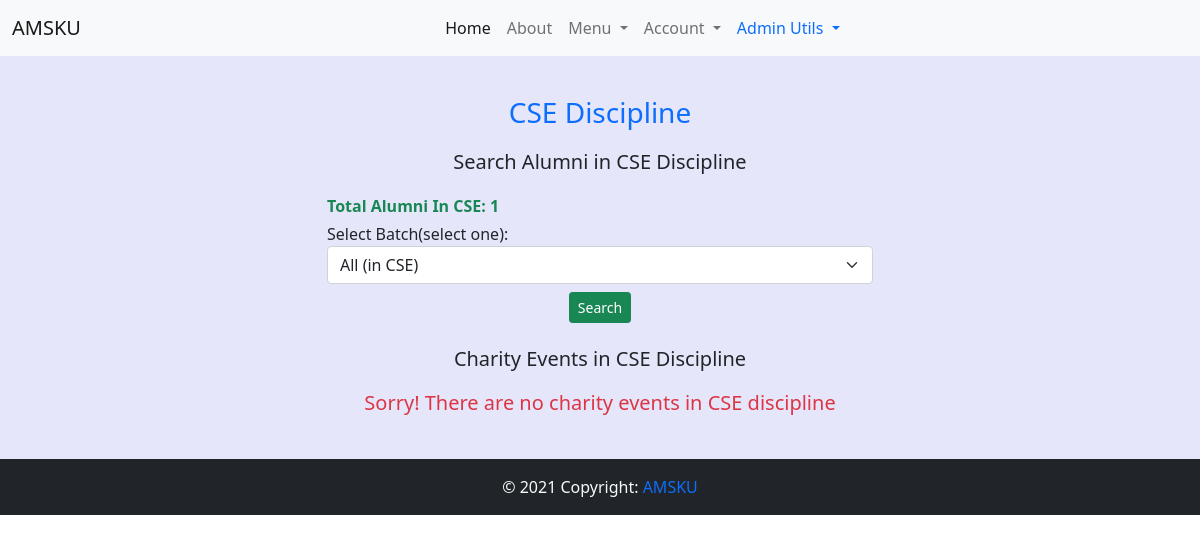
The page /discipline/ (signed in) on the database as committed earlier.
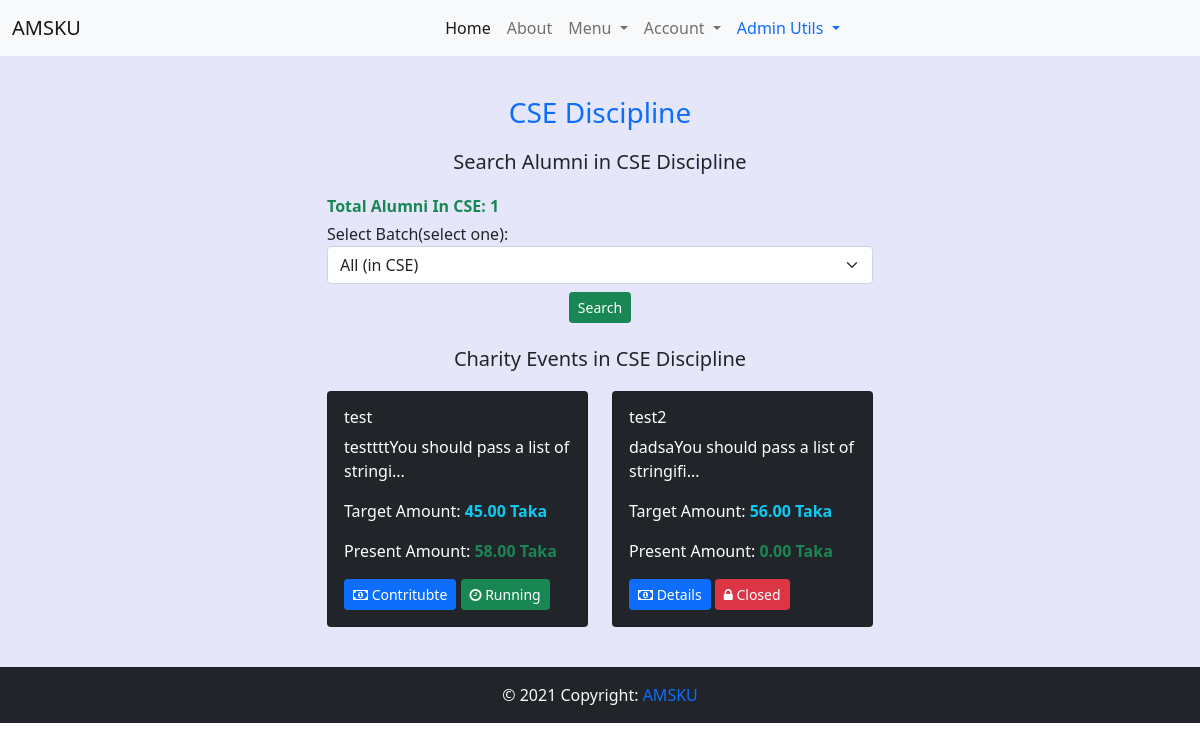
The same page on the database as committed later.
### home/models.py (models this page shows, shortened)
class Alumni_Profile(models.Model):
    discipline_list = ['Architecture','CSE','ECE','Math','URP','Physics','Chemistry','Stat','Pharmacy','BGE','FWT','FMRT','Agrotechnology','ES','SWE','BAD','HRM','DP','PM','DS','History','English','Bangla','IER','Sculpture','Econ','Sociology','MCJ','Law']
    Discipline_Choices = []
    for x in discipline_list:
        Discipline_Choices.append((x,x))
    Id_Choices = []
    for x in range(1,51):
        Id_Choices.append((str(x),str(x)))
    Batch_Choices = []
    for x in range(1991,2019):
        Batch_Choices.append((str(x),str(x)))
    job_list=['Agriculture','Architecture and Construction','Business Management and Administration','Education','Finance','Food','Government and Public Administration','Health Science','Human Services','Law, Public Safety, Corrections and Security','Manufacturing','Marketing, Sales and Service','Natural Resources','Science, Technology and Engineering','Other']
    Job_Choices = []
    for x in job_list:
        Job_Choices.append((x,x))
    country_list = ["Afghanistan","Albania","Algeria","Andorra","Angola","Anguilla","Antigua &amp; Barbuda","Argentina","Armenia","Aruba","Australia","Austria","Azerbaijan","Bahamas","Bahrain","Bangladesh","Barbados","Belarus","Belgium","Belize","Benin","Bermuda","Bhutan","Bolivia","Bosnia &amp; Herzegovina","Botswana","Brazil","British Virgin Islands","Brunei","Bulgaria","Burkina Faso","Burundi","Cambodia","Cameroon","Cape Verde","Cayman Islands","Chad","Chile","China","Colombia","Congo","Cook Islands","Costa Rica","Cote D Ivoire","Croatia","Cruise Ship","Cuba","Cyprus","Czech Republic","Denmark","Djibouti","Dominica","Dominican Republic","Ecuador","Egypt","El Salvador","Equatorial Guinea","Estonia","Ethiopia","Falkland Islands","Faroe Islands","Fiji","Finland","France","French Polynesia","French West Indies","Gabon","Gambia","Georgia","Germany","Ghana","Gibraltar","Greece","Greenland","Grenada","Guam","Guatemala","Guernsey","Guinea","Guinea Bissau","Guyana","Haiti","Honduras","Hong Kong","Hungary","Iceland","India","Indonesia","Iran","Iraq","Ireland","Isle of Man","Israel","Italy","Jamaica","Japan","Jersey","Jordan","Kazakhstan","Kenya","Kuwait","Kyrgyz Republic","Laos","Latvia","Lebanon","Lesotho","Liberia","Libya","Liechtenstein","Lithuania","Luxembourg","Macau","Macedonia","Madagascar","Malawi","Malaysia","Maldives","Mali","Malta","Mauritania","Mauritius","Mexico","Moldova","Monaco","Mongolia","Montenegro","Montserrat","Morocco","Mozambique","Namibia","Nepal","Netherlands","Netherlands Antilles","New Caledonia","New Zealand","Nicaragua","Niger","Nigeria","Norway","Oman","Pakistan","Palestine","Panama","Papua New Guinea","Paraguay","Peru","Philippines","Poland","Portugal","Puerto Rico","Qatar","Reunion","Romania","Russia","Rwanda","Saint Pierre &amp; Miquelon","Samoa","San Marino","Satellite","Saudi Arabia","Senegal","Serbia","Seychelles","Sierra Leone","Singapore","Slovakia","Slovenia","South Africa","South Korea","Spain","Sri Lanka","St Kitts &amp; Nevis","St Lucia","St Vincent","St. Lucia","Sudan","Suriname","Swaziland","Sweden","Switzerland","Syria","Taiwan","Tajikistan","Tanzania","Thailand","Timor L'Este","Togo","Tonga","Trinidad &amp; Tobago","Tunisia","Turkey","Turkmenistan","Turks &amp; Caicos","Uganda","Ukraine","United Arab Emirates","United Kingdom","Uruguay","Uzbekistan","Venezuela","Vietnam","Virgin Islands (US)","Yemen","Zambia","Zimbabwe"]
    Country_Choices = []
    for x in country_list:
        Country_Choices.append((x,x))
    full_name = models.CharField(max_length=255)
    image = models.FileField(upload_to='profile_pic/')
    certificate = models.FileField(upload_to='certificate/')
    discipline = models.CharField(max_length=255,choices=Discipline_Choices)
    student_id = models.CharField(max_length=10)
    batch = models.CharField(max_length=50,choices=Batch_Choices)
    job_type = models.CharField(max_length=50,blank=True)
    job_position = models.CharField(max_length=60,blank=True)
    company_name = models.CharField(max_length=60,blank=True)
    higher_study = models.CharField(max_length=60)
    present_address = models.CharField(max_length=60)
    present_country = models.CharField(max_length=60,choices=Country_Choices)
    parmanent_address = models.CharField(max_length=60)
    mobile = models.CharField(max_length=60)
    facebook = models.URLField(max_length=60,blank=True)
    linkdin = models.URLField(max_length=60,blank=True)
    about_me = models.TextField()
    is_verified = models.BooleanField(default=False)
    user = models.OneToOneField(settings.AUTH_USER_MODEL, on_delete=models.CASCADE,related_name="alumni_profile")

### charity_events/models.py (models this page shows)
class Event(models.Model):
    discipline_list = ['Architecture','CSE','ECE','Math','URP','Physics','Chemistry','Stat','Pharmacy','BGE','FWT','FMRT','Agrotechnology','ES','SWE','BAD','HRM','DP','PM','DS','History','English','Bangla','IER','Sculpture','Econ','Sociology','MCJ','Law']
    Discipline_Choices = []
    for x in discipline_list:
        Discipline_Choices.append((x,x))
    headline = models.CharField(max_length=200)
    description = models.TextField()
    created_on = models.DateTimeField(default=datetime.now)
    discipline = models.CharField(max_length=255,choices=Discipline_Choices,blank=True)
    target_amount = models.DecimalField(max_digits=15, decimal_places=2)
    present_amount = models.DecimalField(max_digits=15, decimal_places=2,default=0)
    running = models.BooleanField(default=True)
    def __str__(self):
        return self.headline

### home/views.py (the view)
# urls.py: path('discipline/',discipline_view,name='discipline_view'),
def discipline_view(request):
    discipline = request.user.alumni_profile.discipline
    total_alumni = Alumni_Profile.objects.filter(Q(discipline=discipline) & Q(is_verified=True)).count()
    batch = list(Alumni_Profile.objects.values_list('batch',flat=True).filter(Q(is_verified=True) & Q(discipline=discipline)))
    batch.sort()
    batch.insert(0,f'All (in {discipline})')
    events = Event.objects.filter(discipline=discipline)
    print(events)
    context = {
        'discipline':discipline,
        'total_alumni': total_alumni,
        'batches': batch,
        'events':events,
    }
    return render(request,'home/discipline_view.html',context)

### home/context_processors.py (called while the page is built)
def add_variable_to_context(request):
    current_news_letter = News_Letter.objects.all().order_by('-start_date').first()
    return {
        'current_newsletter':current_news_letter,
    }

### templates/home/discipline_view.html (shortened to what this page needs)
{% extends 'base.html' %}
{% block content %}
<h3 class="header text-primary">{{discipline}} Discipline</h3>
<div class="row justify-content-center">
    <div class="col-sm-6">
        <h5 class='header'>Search Alumni in {{discipline}} Discipline</h5>
        <p class='fw-bold text-success mb-1'>Total Alumni In {{discipline}}: {{total_alumni}}</p>
        <form class='mb-4' action="{% url 'home:search_result_discipline' %}" method="POST">
                <div class="form-group">
                    <label for="sel1">Select Batch(select one):</label>
                    <select class="form-select" id="sel1" name="batch">
                        {% for batch in batches %}
                        <option value="{{batch}}">{{batch}}</option>
                        {% endfor %}
                    </select>
                    <div class="d-flex justify-content-center mt-2">
                        <button type="submit" class="btn btn-success btn-sm">Search</button>
                    </div>
            </div>
        </form>
        <h5 class='header'>Charity Events in {{discipline}} Discipline</h5>
        {% if  events %}
        <div class="row">
            {% for event in events %}
                <div class="col-sm-6 mb-3">
                    <div class="card bg-dark text-white">
                        <div class="card-body">
                            <h6>{{event.headline}}</h6>
                            <p>{{event.description| slice:40}}...</p>
                            <p>Target Amount: <span class="text-info fw-bold">{{event.target_amount}} Taka</span> </p>
                            <p>Present Amount: <span class="text-success fw-bold">{{event.present_amount}} Taka</span></p>
                            {% if event.running %}
                            <a href={% url 'charity_events:detail_view' event.id %}><button class='btn btn-primary btn-sm'><i class='fa fa-money'></i> Contritubte</button></a>
                            <button class='btn btn-success btn-sm'><i class='fa fa-clock-o'></i> Running</button>
                            {% else %}
                            <a href={% url 'charity_events:detail_view' event.id %}><button class='btn btn-primary btn-sm'><i class='fa fa-money'></i> Details</button></a>
                            <button class='btn btn-danger btn-sm'><i class='fa fa-lock'></i> Closed</button>
                            {% endif %}
                        </div>
                    </div>
                </div>
                {% endfor %}
            </div>
        {% else %}
        <h5 class="header text-danger">Sorry! There are no charity events in {{discipline}} discipline</h5>
        {% endif %}
    </div>
</div>
{% endblock content %}

### templates/base.html (shortened to what this page needs)
<!DOCTYPE html>
{% load static %}
<html lang="en">
<head>
    <link rel="stylesheet" href="" {% static 'style.css' %}"">
    <link href="https://cdn.jsdelivr.net/npm/bootstrap@5.0.2/dist/css/bootstrap.min.css" rel="stylesheet"
>
    <link rel="stylesheet" href="https://cdnjs.cloudflare.com/ajax/libs/font-awesome/4.7.0/css/font-awesome.min.css">
</head>
<body>
    {% include 'navbar.html' %}
    <div class="main_bg">
        <div class="container py-4">
            {% block content %}{% endblock content %}
        </div>
    {% include 'footer.html' %}
    </div>
</body>
</html>

### templates/navbar.html (shortened to what this page needs)
<nav class="navbar navbar-expand-lg navbar-light bg-light">
  <div class="container-fluid">
    <a class="navbar-brand" href="{% url 'home:home_view'%}">
      AMSKU
    </a>
    <div class="collapse navbar-collapse" id="navbarSupportedContent">
      <ul class="navbar-nav m-auto mb-2 mb-lg-0">
        <li class="nav-item">
          <a class="nav-link active" aria-current="page" href="{% url 'home:home_view'%}">Home</a>
        </li>
        <li class="nav-item">
          <a class="nav-link" href="#">About</a>
        </li>
        <li class="nav-item dropdown">
          <a class="nav-link dropdown-toggle" href="#" id="navbarDropdown" role="button" data-bs-toggle="dropdown"
            aria-expanded="false">
            Menu
          </a>
        </li>
        <li class="nav-item dropdown">
          <a class="nav-link dropdown-toggle" href="#" id="accountDropdown" role="button" data-bs-toggle="dropdown"
            aria-expanded="false">
            Account
          </a>
        </li>
        {% if request.user.is_superuser %}
        <li class="nav-item dropdown">
          <a class="nav-link dropdown-toggle text-primary" href="#" id="navbarDropdownAdmin" role="button"
            data-bs-toggle="dropdown" aria-expanded="false">
            Admin Utils
          </a>
        </li>
        {% endif %}
      </ul>
    </div>
  </div>
</nav>

### templates/footer.html (shortened to what this page needs)
<footer>
    <div class="footer-copyright text-center text-light bg-dark p-3">
        © 2021 Copyright:
        <a href="{% url 'home:home_view'%}" class="text-decoration-none"> AMSKU</a>
    </div>
</footer>

### templates/base.html (style rules this page uses)
* { padding: 0; margin: 0; }
.header { text-align: center; padding-bottom: 12px; }
.main_bg { background-color: Lavender; }

Rows that differ between the two databases and show on the page:
shown differently, row unchanged: Alumni_Profile "CSE": discipline "CSE" → (not shown)
now on this page (row edited): Event: headline "test", description "testtttYou should pass a list of stringi", target_amount "45.00", present_amount "58.00", running True (drawn)
now on this page (row edited): Event: headline "test2", description "dadsaYou should pass a list of stringifi", target_amount "56.00", present_amount "0.00", running False (drawn)
Other text that changed with them:
text no longer shown: "Sorry! There are no charity events in discipline"
